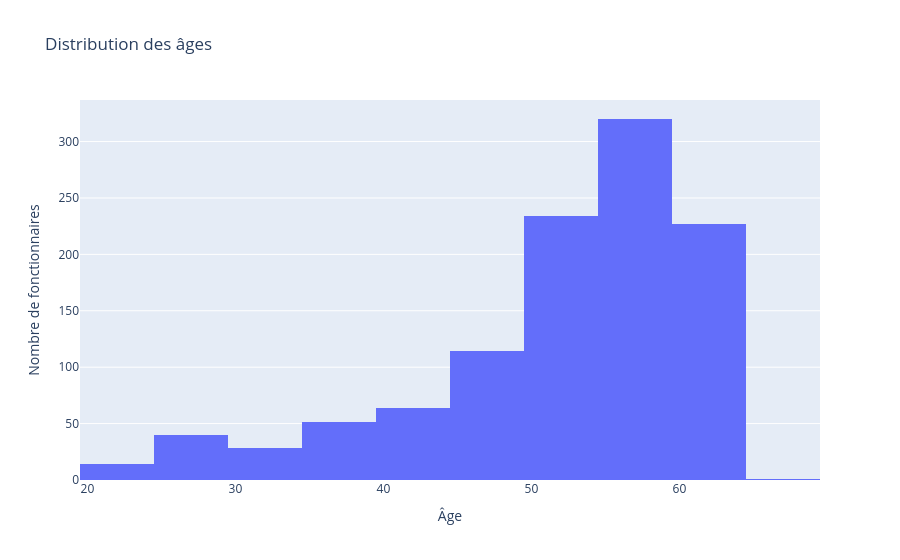

Notebook code for this chart:
### Markdown cell above
## Distribution des âges

### Code cell
fig = create_age_histogram(df)

fig.show()

### Figure 1 — Plotly figure (JSON) as saved in the notebook; plotly's stock layout.template omitted (floating-point values rounded to 4 significant figures; data arrays with more than 128 entries replaced by an {"elided": "..."} marker saying what was removed)
{"data": [{"bingroup": "x", "hovertemplate": "Âge=%{x}<br>count=%{y}<extra></extra>", "legendgroup": "", "marker": {"color": "#636efa", "pattern": {"shape": ""}}, "name": "", "nbinsx": 15, "orientation": "v", "showlegend": false, "type": "histogram", "x": {"elided": "1093 int values"}, "xaxis": "x", "yaxis": "y"}], "layout": {"barmode": "relative", "legend": {"tracegroupgap": 0}, "title": {"text": "Distribution des âges"}, "xaxis": {"anchor": "y", "domain": [0, 1], "title": {"text": "Âge"}}, "yaxis": {"anchor": "x", "domain": [0, 1], "title": {"text": "Nombre de fonctionnaires"}}}}
